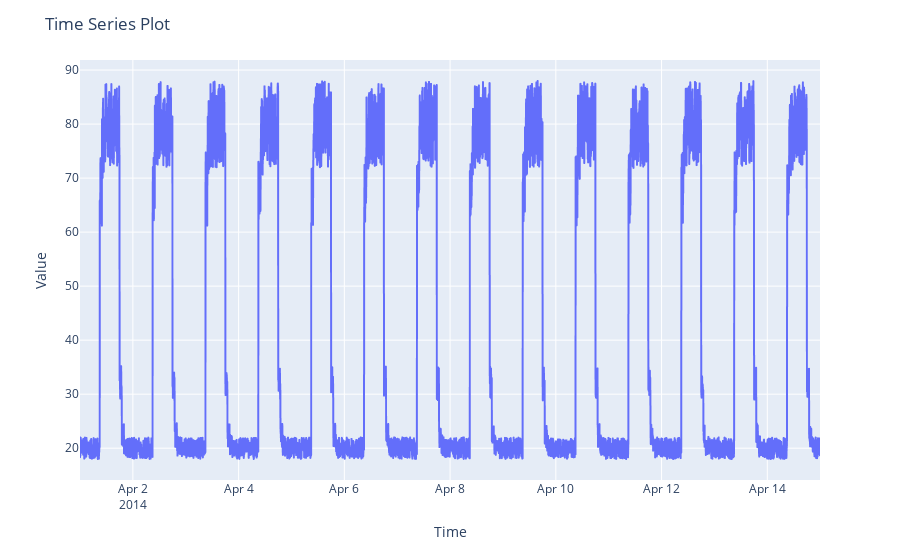

Here is the notebook cell this chart was saved with:
### Code cell
import plotly.express as px

fig = px.line(x=df_small_noise.index,
    y=df_small_noise.value)

fig.update_xaxes(title_text='Time')
fig.update_yaxes(title_text='Value')

fig.update_layout(title_text="Time Series Plot")

fig.show()

### Figure 1 — Plotly figure (JSON) as saved in the notebook; plotly's stock layout.template omitted (floating-point values rounded to 4 significant figures; data arrays with more than 128 entries replaced by an {"elided": "..."} marker saying what was removed)
{"data": [{"hovertemplate": "x=%{x}<br>y=%{y}<extra></extra>", "legendgroup": "", "line": {"color": "#636efa", "dash": "solid"}, "marker": {"symbol": "circle"}, "mode": "lines", "name": "", "showlegend": false, "type": "scattergl", "x": {"elided": "4032 str values"}, "xaxis": "x", "y": {"elided": "4032 float values"}, "yaxis": "y"}], "layout": {"legend": {"tracegroupgap": 0}, "margin": {"t": 60}, "title": {"text": "Time Series Plot"}, "xaxis": {"anchor": "y", "domain": [0, 1], "title": {"text": "Time"}}, "yaxis": {"anchor": "x", "domain": [0, 1], "title": {"text": "Value"}}}}
